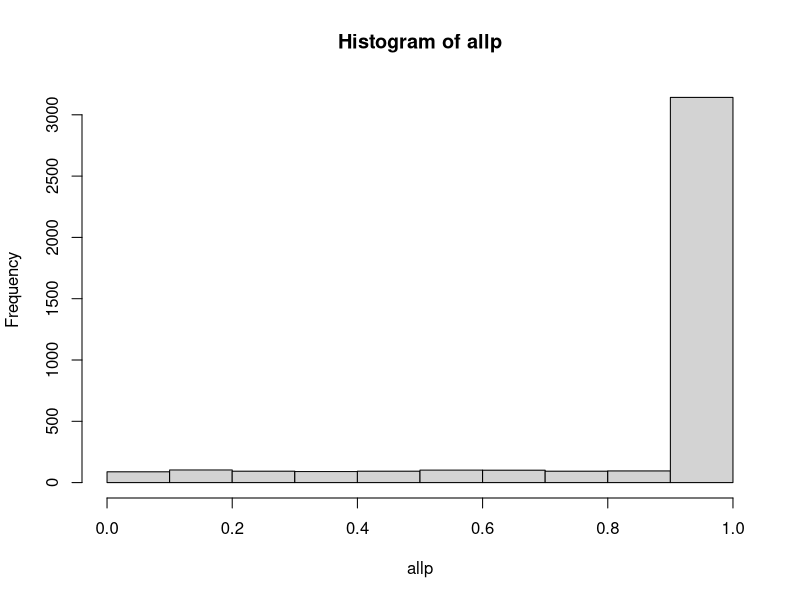
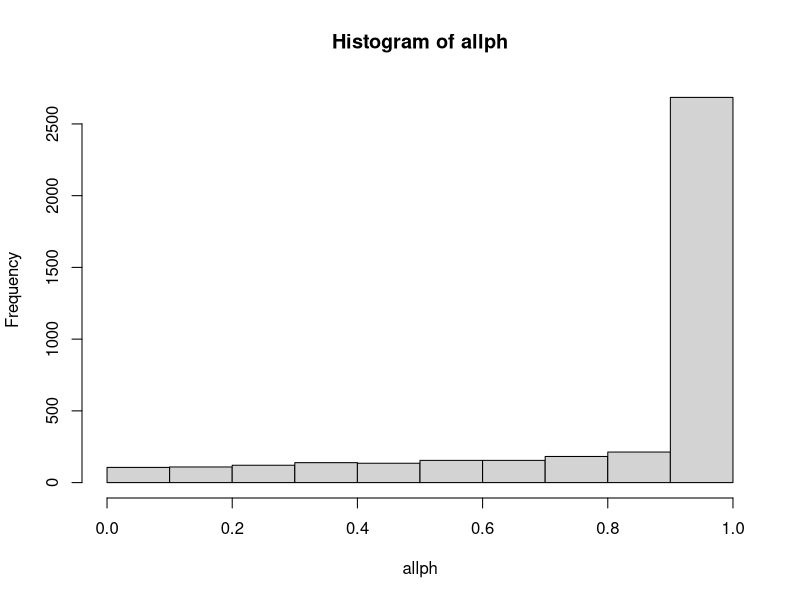
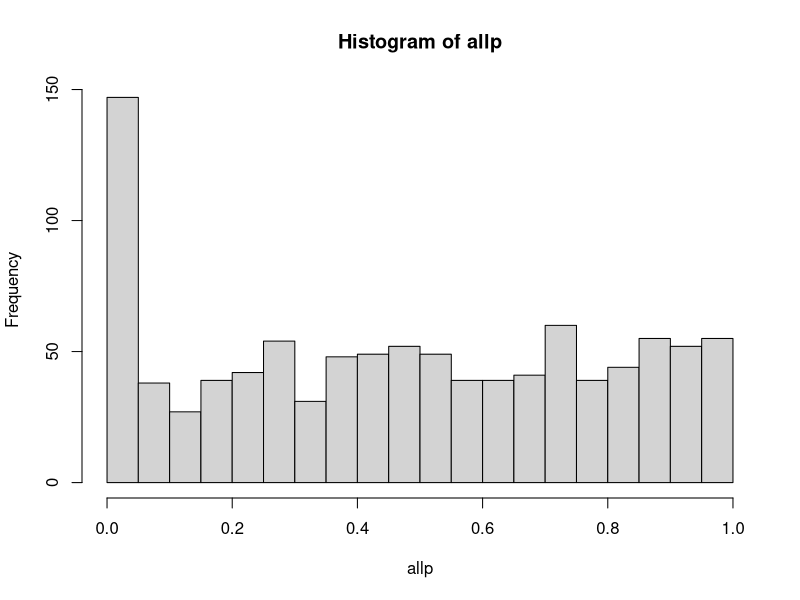

Reproduce these figures in R, in order.
## ---- chunk 1
knitr::opts_chunk$set(echo = TRUE)
## ---- chunk 2
z <- 5
 
1-pnorm(z)


## ---- chunk 3
#so for each test, p is just selected at random from 0 to 1.
#And we then multiply each p-value by 4

#make a vector of N p-values selected at random
N  <- 10
pN <- runif(N)
pN
#multiply them by n values
pN*N
#now use p.adjust for same values
p.adjust(pN,method='bonferroni')


require(stats)
allp<-vector() #initialise vector
allph<-allp #copy it so we can compare holm method
for (i in 1:1000){
  p4<-p.adjust(runif(4),method='bonferroni')
  p4h <- p.adjust(runif(4),method='holm')
  allp <- c(allp, p4)
  allph <- c(allph,p4h)
}
hist(allp)
hist(allph)

## ---- chunk 4
nsim <- 1000 #N simulations
totsamplesize <- 5000

allp<-vector() #initialise to hold selected p-value on each run
for (i in 1:nsim){
alldata<-rnorm(totsamplesize,0,1) #500 subs in group A
alldatb <- rnorm(totsamplesize,0,1) #500 subs in group B
  thisp<-1
for (j in 1:5){ 

  lastrow <- j*(totsamplesize/5)
  myp<-t.test(alldata[1:lastrow],alldatb[1:lastrow])$p.value
  if(myp<.05){thisp<-myp}
}
  if(thisp==1){thisp <-myp} #take last value if none is <.05

{allp<-c(allp,thisp)
}
}
hist(allp,breaks=20)



